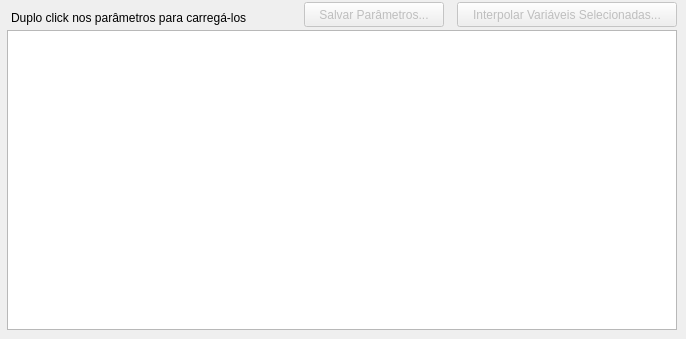
       <widget class="QWidget" name="tab_14">
        <attribute name="title">
         <string>Parâmetros Salvos</string>
        </attribute>
        <widget class="QTableWidget" name="datatable_semivariogramas">
         <property name="geometry">
          <rect>
           <x>7</x>
           <y>30</y>
           <width>670</width>
           <height>300</height>
          </rect>
         </property>
         <property name="alternatingRowColors">
          <bool>true</bool>
         </property>
        </widget>
        <widget class="QLabel" name="label_5">
         <property name="geometry">
          <rect>
           <x>11</x>
           <y>10</y>
           <width>291</width>
           <height>16</height>
          </rect>
         </property>
         <property name="text">
          <string>Duplo click nos parâmetros para carregá-los</string>
         </property>
        </widget>
        <widget class="QPushButton" name="pushButton_Krigagem_All_Variables">
         <property name="enabled">
          <bool>false</bool>
         </property>
         <property name="geometry">
          <rect>
           <x>457</x>
           <y>2</y>
           <width>220</width>
           <height>25</height>
          </rect>
         </property>
         <property name="text">
          <string>Interpolar Variáveis Selecionadas...</string>
         </property>
        </widget>
        <widget class="QPushButton" name="pushButton_VariogramaSave">
         <property name="enabled">
          <bool>false</bool>
         </property>
         <property name="geometry">
          <rect>
           <x>304</x>
           <y>2</y>
           <width>140</width>
           <height>25</height>
          </rect>
         </property>
         <property name="text">
          <string>Salvar Parâmetros...</string>
         </property>
        </widget>
       </widget>
